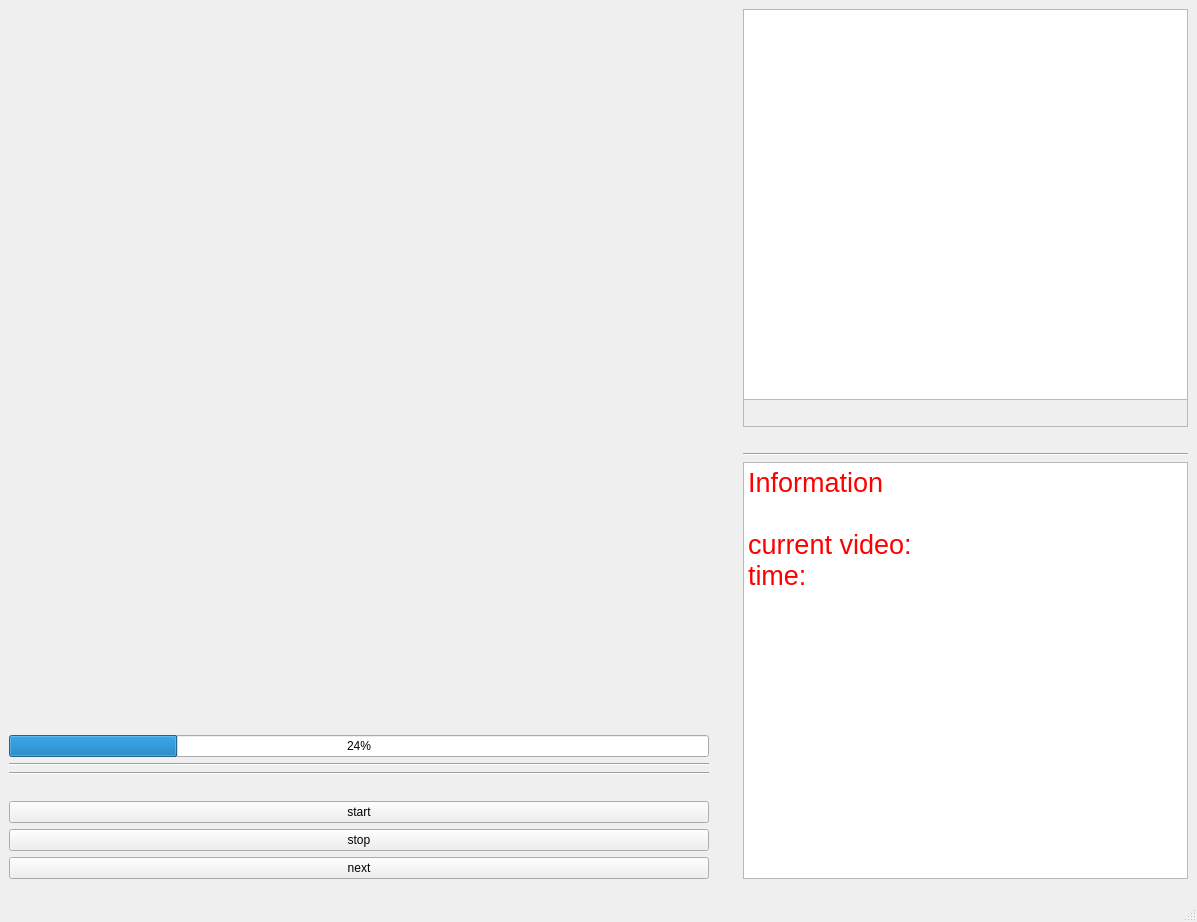
<?xml version="1.0" encoding="UTF-8"?>
<ui version="4.0">
 <class>MainWindow</class>
 <widget class="QMainWindow" name="MainWindow">
  <property name="geometry">
   <rect>
    <x>0</x>
    <y>0</y>
    <width>1197</width>
    <height>898</height>
   </rect>
  </property>
  <property name="windowTitle">
   <string>MainWindow</string>
  </property>
  <widget class="QWidget" name="centralwidget">
   <layout class="QGridLayout" name="gridLayout_2">
    <item row="0" column="4" rowspan="3">
     <spacer name="verticalSpacer">
      <property name="orientation">
       <enum>Qt::Vertical</enum>
      </property>
      <property name="sizeHint" stdset="0">
       <size>
        <width>28</width>
        <height>498</height>
       </size>
      </property>
     </spacer>
    </item>
    <item row="0" column="5">
     <layout class="QVBoxLayout" name="verticalLayout_2">
      <item>
       <widget class="QScrollArea" name="scrollArea">
        <property name="widgetResizable">
         <bool>true</bool>
        </property>
        <widget class="QWidget" name="scrollAreaWidgetContents">
         <property name="geometry">
          <rect>
           <x>0</x>
           <y>0</y>
           <width>441</width>
           <height>405</height>
          </rect>
         </property>
         <widget class="QWidget" name="verticalLayoutWidget">
          <property name="geometry">
           <rect>
            <x>-1</x>
            <y>-1</y>
            <width>471</width>
            <height>391</height>
           </rect>
          </property>
          <layout class="QVBoxLayout" name="verticalLayout_3">
           <item>
            <widget class="QListWidget" name="listWidget"/>
           </item>
          </layout>
         </widget>
        </widget>
       </widget>
      </item>
      <item>
       <spacer name="horizontalSpacer">
        <property name="orientation">
         <enum>Qt::Horizontal</enum>
        </property>
        <property name="sizeHint" stdset="0">
         <size>
          <width>40</width>
          <height>20</height>
         </size>
        </property>
       </spacer>
      </item>
      <item>
       <widget class="Line" name="line_3">
        <property name="orientation">
         <enum>Qt::Horizontal</enum>
        </property>
       </widget>
      </item>
      <item>
       <widget class="QTextBrowser" name="inforamtion">
        <property name="enabled">
         <bool>true</bool>
        </property>
        <property name="minimumSize">
         <size>
          <width>100</width>
          <height>100</height>
         </size>
        </property>
        <property name="html">
         <string>&lt;!DOCTYPE HTML PUBLIC &quot;-//W3C//DTD HTML 4.0//EN&quot; &quot;http://www.w3.org/TR/REC-html40/strict.dtd&quot;&gt;
&lt;html&gt;&lt;head&gt;&lt;meta name=&quot;qrichtext&quot; content=&quot;1&quot; /&gt;&lt;style type=&quot;text/css&quot;&gt;
p, li { white-space: pre-wrap; }
&lt;/style&gt;&lt;/head&gt;&lt;body style=&quot; font-family:'SimSun'; font-size:9pt; font-weight:400; font-style:normal;&quot;&gt;
&lt;p style=&quot; margin-top:0px; margin-bottom:0px; margin-left:0px; margin-right:0px; -qt-block-indent:0; text-indent:0px;&quot;&gt;&lt;span style=&quot; font-size:20pt; color:#ff0000;&quot;&gt;Information&lt;/span&gt;&lt;/p&gt;
&lt;p style=&quot; margin-top:0px; margin-bottom:0px; margin-left:0px; margin-right:0px; -qt-block-indent:0; text-indent:0px;&quot;&gt;&lt;span style=&quot; font-size:20pt; color:#ff0000;&quot;&gt;&lt;br /&gt;current video:&lt;/span&gt;&lt;/p&gt;
&lt;p style=&quot; margin-top:0px; margin-bottom:0px; margin-left:0px; margin-right:0px; -qt-block-indent:0; text-indent:0px;&quot;&gt;&lt;span style=&quot; font-size:20pt; color:#ff0000;&quot;&gt;time:&lt;/span&gt;&lt;/p&gt;
&lt;p style=&quot;-qt-paragraph-type:empty; margin-top:0px; margin-bottom:0px; margin-left:0px; margin-right:0px; -qt-block-indent:0; text-indent:0px; font-size:20pt; color:#ff0000;&quot;&gt;&lt;br /&gt;&lt;/p&gt;&lt;/body&gt;&lt;/html&gt;</string>
        </property>
       </widget>
      </item>
     </layout>
    </item>
    <item row="0" column="0" colspan="2">
     <layout class="QVBoxLayout" name="verticalLayout">
      <item>
       <layout class="QVBoxLayout" name="verticalLayout_5">
        <item>
         <widget class="myVideoWidget" name="wgt_video" native="true">
          <property name="enabled">
           <bool>true</bool>
          </property>
          <property name="minimumSize">
           <size>
            <width>700</width>
            <height>700</height>
           </size>
          </property>
          <property name="whatsThis">
           <string>video player</string>
          </property>
         </widget>
        </item>
       </layout>
      </item>
      <item>
       <spacer name="horizontalSpacer_4">
        <property name="orientation">
         <enum>Qt::Horizontal</enum>
        </property>
        <property name="sizeHint" stdset="0">
         <size>
          <width>40</width>
          <height>20</height>
         </size>
        </property>
       </spacer>
      </item>
      <item>
       <widget class="QProgressBar" name="progressBar">
        <property name="value">
         <number>24</number>
        </property>
       </widget>
      </item>
      <item>
       <widget class="Line" name="line_2">
        <property name="orientation">
         <enum>Qt::Horizontal</enum>
        </property>
       </widget>
      </item>
      <item>
       <widget class="Line" name="line">
        <property name="orientation">
         <enum>Qt::Horizontal</enum>
        </property>
       </widget>
      </item>
      <item>
       <spacer name="horizontalSpacer_2">
        <property name="orientation">
         <enum>Qt::Horizontal</enum>
        </property>
        <property name="sizeHint" stdset="0">
         <size>
          <width>40</width>
          <height>20</height>
         </size>
        </property>
       </spacer>
      </item>
      <item>
       <widget class="QPushButton" name="start_button">
        <property name="text">
         <string>start</string>
        </property>
       </widget>
      </item>
      <item>
       <widget class="QPushButton" name="stop_button">
        <property name="text">
         <string>stop</string>
        </property>
       </widget>
      </item>
      <item>
       <widget class="QPushButton" name="next_button">
        <property name="text">
         <string>next</string>
        </property>
       </widget>
      </item>
     </layout>
    </item>
   </layout>
  </widget>
  <widget class="QMenuBar" name="menubar">
   <property name="geometry">
    <rect>
     <x>0</x>
     <y>0</y>
     <width>1197</width>
     <height>18</height>
    </rect>
   </property>
  </widget>
  <widget class="QStatusBar" name="statusbar"/>
 </widget>
 <customwidgets>
  <customwidget>
   <class>myVideoWidget</class>
   <extends>QWidget</extends>
   <header>myvideowidget.h</header>
   <container>1</container>
  </customwidget>
 </customwidgets>
 <resources/>
 <connections/>
</ui>
